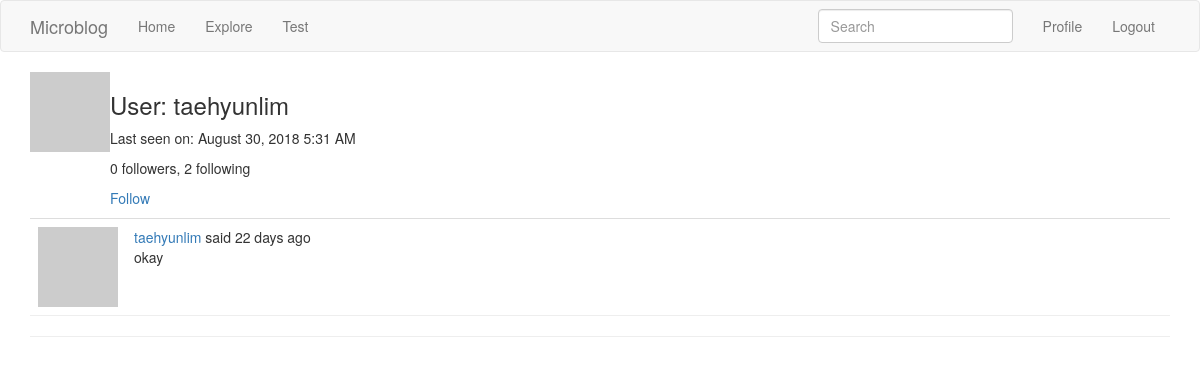
Before: /user/taehyunlim (signed in) with the older database file.
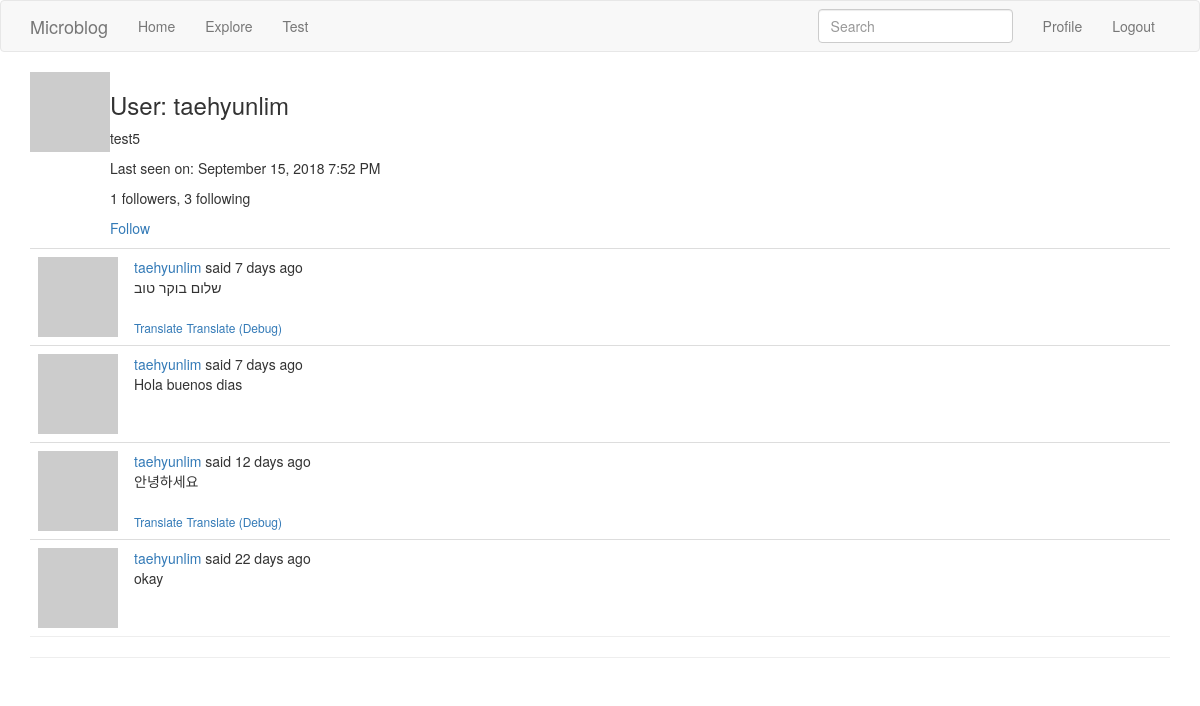
After: the same page with the newer database file.
### app/models.py (models this page shows, shortened)
class User(UserMixin, db.Model):
    id = db.Column(db.Integer, primary_key=True)
    username = db.Column(db.String(64), index=True, unique=True)
    email = db.Column(db.String(120), index=True, unique=True)
    pw_hash = db.Column(db.String(128))
    about_me = db.Column(db.String(140))
    datetime_joined = db.Column(db.DateTime, default=datetime.utcnow)
    datetime_last_seen = db.Column(db.DateTime, default=datetime.utcnow)
    posts = db.relationship('Post', backref='author', lazy='dynamic')
    followed = db.relationship(
        'User', # Self-referential
        secondary=followers, # Association table defined above
        primaryjoin=(followers.c.follower_id == id), # How left-side entity is linked: User's `id` matches the `follower_id` field of the association table
        secondaryjoin=(followers.c.followed_id == id), # How the right-side entity (followed user) is linked.
        backref=db.backref('followers', lazy='dynamic'), # How this relationship will be accessed from the right-side entity (followed)
        lazy='dynamic' # `dynamic` sets up the query to not run until specifically requested
    )
    def avatar(self, size):
        digest = md5(self.email.lower().encode('utf-8')).hexdigest()
        return 'https://www.gravatar.com/avatar/{}?d=identicon&s={}'.format(digest, size)
    def is_following(self, user):
        return self.followed.filter(
            followers.c.followed_id == user.id).count() > 0

class SearchableMixin(object):
    @classmethod
    def before_commit(cls, session):
        session._changes = {
            'add': list(session.new),
            'update': list(session.dirty),
            'delete': list(session.deleted)
        }
    @classmethod
    def after_commit(cls, session):
        for obj in session._changes['add']:
            if isinstance(obj, SearchableMixin):
                add_to_index(obj.__tablename__, obj)
        for obj in session._changes['update']:
            if isinstance(obj, SearchableMixin):
                add_to_index(obj.__tablename__, obj)
        for obj in session._changes['delete']:
            if isinstance(obj, SearchableMixin):
                remove_from_index(obj.__tablename__, obj)
        session._changes = None

class Post(SearchableMixin, db.Model):
    __searchable__ = ['body']
    id = db.Column(db.Integer, primary_key=True)
    body = db.Column(db.String(140))
    timestamp = db.Column(db.DateTime, index=True, default=datetime.utcnow)
    user_id = db.Column(db.Integer, db.ForeignKey('user.id'))
    language = db.Column(db.String(5))

### app/main/routes.py (the view)
@bp.route('/user/<username>')
@login_required
def user(username):
    user = User.query.filter_by(username=username).first_or_404()
    page = request.args.get('page', 1, type=int)
    posts = user.posts.order_by(Post.timestamp.desc()).paginate(
        page, current_app.config['POSTS_PER_PAGE'], False)
    next_url = url_for('main.user', username=user.username, page=posts.next_num) if posts.has_next else None
    prev_url = url_for('main.user', username=user.username, page=posts.prev_num) if posts.has_prev else None
    return render_template('user.html', user=user, posts=posts.items, next_url=next_url, prev_url=prev_url)

### app/main/forms.py
class SearchForm(FlaskForm):
    q = StringField(_l('Search'), validators=[DataRequired()])
    def __init__(self, *args, **kwargs):
        if 'formdata' not in kwargs:
            kwargs['formdata'] = request.args
        if 'csrf_enabled' not in kwargs:
            kwargs['csrf_enabled'] = False
        super(SearchForm, self).__init__(*args, **kwargs)

### app/main/routes.py (called while the page is built)
@bp.before_request
def before_request():
    if current_user.is_authenticated:
        current_user.datetime_last_seen = datetime.utcnow()
        db.session.commit()
        g.search_form = SearchForm()
    g.locale = str(get_locale())

### app/models.py (called while the page is built)
@login.user_loader
def load_user(id):
    return User.query.get(int(id))

### app/templates/user.html (shortened to what this page needs)
{% extends "base.html" %}
{% block app_content %}
  <table>
    <tr valign="top">
      <td><img src="{{ user.avatar(64) }}"></td>
      <td>
        <h3>User: {{ user.username }}</h3>
        {% if user.about_me %}<p>{{ user.about_me }}</p>{% endif %}
        {% if user.datetime_last_seen %}<p>Last seen on: {{ moment(user.datetime_last_seen).format('LLL') }}</p>{% endif %}
        <p>{{ user.followers.count() }} followers, {{ user.followed.count() }} following</p>
        {% if user == current_user %}
        <p><a href="{{ url_for('main.edit_profile') }}">Edit profile</a></p>
        {% elif not current_user.is_following(user) %}
        <p><a href="{{ url_for('main.follow', username=user.username) }}">Follow</a><p>
        {% else %}
        <p><a href="{{ url_for('main.unfollow', username=user.username) }}">Unfollow</a><p>
        {% endif %}
      </td>
    </tr>
  </table>
  {% for post in posts %}
    {% include '_post.html' %}
  {% endfor %}
  <hr style="margin-top: 0 !important;">
{% endblock %}

### app/templates/base.html (shortened to what this page needs)
{% extends 'bootstrap/base.html' %}
{% block navbar %}
  <nav class="navbar navbar-default">
      <div class="container">
          <div class="navbar-header">
              <a class="navbar-brand" href="{{ url_for('main.index') }}">Microblog</a>
          </div>
          <div class="collapse navbar-collapse" id="bs-example-navbar-collapse-1">
              <ul class="nav navbar-nav">
                  <li><a href="{{ url_for('main.index') }}">Home</a></li>
                  <li><a href="{{ url_for('main.explore') }}">Explore</a></li>
                  <li><a href="{{ url_for('main.test') }}">Test</a></li>
              </ul>
              <ul class="nav navbar-nav navbar-right">
                  {% if current_user.is_anonymous %}
                  <li><a href="{{ url_for('auth.login') }}">Login</a></li>
                  {% else %}
                  <li><a href="{{ url_for('main.user', username=current_user.username) }}">Profile</a></li>
                  <li><a href="{{ url_for('auth.logout') }}">Logout</a></li>
                  {% endif %}
              </ul>
              {% if g.search_form %}
              <form class="navbar-form navbar-right" method="get" action="{{ url_for('main.search') }}">
                <div class="form-group">
                  {{ g.search_form.q(size=20, class='form-control', placeholder=g.search_form.q.label.text) }}
                </div>
              </form>
              {% endif %}
          </div>
      </div>
  </nav>
{% endblock %}
{% block content %}
  <div class="container">
    {% block app_content %}{% endblock %}
    <hr>
  </div>
{% endblock %}

### app/templates/_post.html (shortened to what this page needs)
<table class="table table-hover" style="margin-bottom: 0 !important;">
  <tr>
    <td width="30px">
      <a href="{{ url_for('main.user', username=post.author.username) }}">
        <img src="{{ post.author.avatar(16) }}">
      </a>
    </td>
    <td>
      {{ _('%(username)s said %(when)s', username=user_link, when=moment(post.timestamp).fromNow()) }}
      <br>
      <span id="post_{{ post.id }}">{{ post.body }}</span>
      {% if post.language and post.language != g.locale %}
      <br><br>
      <span id="translation_{{ post.id }}">
        <a href="javascript:translate('#post_{{ post.id }}', '#translation_{{ post.id }}', '{{ post.language }}', '{{ g.locale }}');
        " style="font-size: 12px;">{{ _('Translate') }}</a>
        <a href="javascript:console.log('#post_{{ post.id }}', '#translation_{{ post.id }}', '{{ post.language }}', '{{ g.locale }}');
        " style="font-size: 12px;">{{ _('Translate (Debug)') }}</a>
      </span>
      {% endif %}
    </td>
  </tr>
</table>

Changed rows visible on the page:
changed User "taehyunlim": about_me (not shown) → "test5"; datetime_last_seen "August 30, 2018 5:31 AM" → "September 15, 2018 7:52 PM"
added Post: body "שלום בוקר טוב"
added Post: body "Hola buenos dias"
added Post: body "안녕하세요"
Other visible differences:
{{ user.followers.count() }}: "0" → "1"
{{ user.followed.count() }}: "2" → "3"
